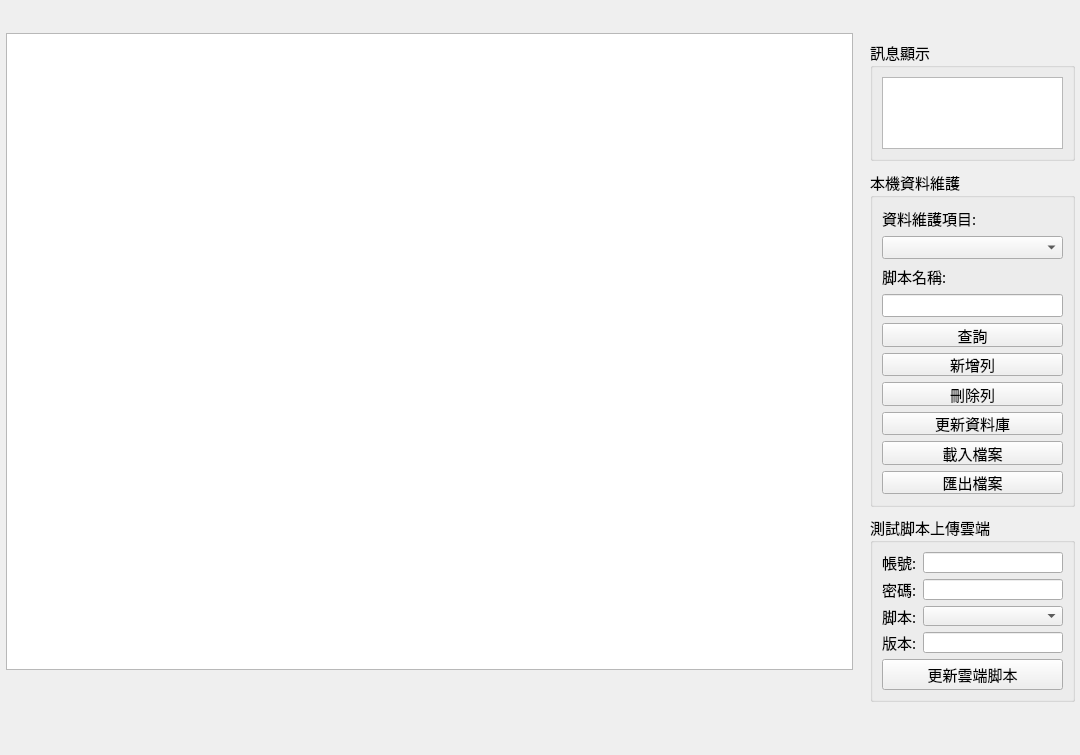
<?xml version="1.0" encoding="UTF-8"?>
<ui version="4.0">
 <class>frmMaintainDB</class>
 <widget class="QWidget" name="frmMaintainDB">
  <property name="geometry">
   <rect>
    <x>0</x>
    <y>0</y>
    <width>1080</width>
    <height>755</height>
   </rect>
  </property>
  <property name="windowTitle">
   <string>資料維護</string>
  </property>
  <widget class="QTableWidget" name="table1">
   <property name="geometry">
    <rect>
     <x>6</x>
     <y>33</y>
     <width>847</width>
     <height>637</height>
    </rect>
   </property>
   <property name="font">
    <font>
     <pointsize>10</pointsize>
    </font>
   </property>
  </widget>
  <widget class="QGroupBox" name="groupBox_2">
   <property name="geometry">
    <rect>
     <x>870</x>
     <y>170</y>
     <width>205</width>
     <height>337</height>
    </rect>
   </property>
   <property name="font">
    <font>
     <family>新細明體</family>
     <pointsize>11</pointsize>
    </font>
   </property>
   <property name="title">
    <string>本機資料維護</string>
   </property>
   <layout class="QHBoxLayout" name="horizontalLayout">
    <item>
     <layout class="QVBoxLayout" name="verticalLayout">
      <item>
       <widget class="QLabel" name="lblTableName">
        <property name="sizePolicy">
         <sizepolicy hsizetype="Minimum" vsizetype="Minimum">
          <horstretch>0</horstretch>
          <verstretch>0</verstretch>
         </sizepolicy>
        </property>
        <property name="font">
         <font>
          <family>新細明體</family>
          <pointsize>11</pointsize>
         </font>
        </property>
        <property name="text">
         <string>資料維護項目:</string>
        </property>
       </widget>
      </item>
      <item>
       <widget class="QComboBox" name="cboTable">
        <property name="sizePolicy">
         <sizepolicy hsizetype="Minimum" vsizetype="Minimum">
          <horstretch>0</horstretch>
          <verstretch>0</verstretch>
         </sizepolicy>
        </property>
        <property name="font">
         <font>
          <family>新細明體</family>
          <pointsize>11</pointsize>
         </font>
        </property>
       </widget>
      </item>
      <item>
       <widget class="QLabel" name="lblTableName_2">
        <property name="sizePolicy">
         <sizepolicy hsizetype="Minimum" vsizetype="Minimum">
          <horstretch>0</horstretch>
          <verstretch>0</verstretch>
         </sizepolicy>
        </property>
        <property name="font">
         <font>
          <family>新細明體</family>
          <pointsize>11</pointsize>
         </font>
        </property>
        <property name="text">
         <string>脚本名稱:</string>
        </property>
       </widget>
      </item>
      <item>
       <widget class="QLineEdit" name="ltxtkw_script">
        <property name="sizePolicy">
         <sizepolicy hsizetype="Minimum" vsizetype="Minimum">
          <horstretch>0</horstretch>
          <verstretch>0</verstretch>
         </sizepolicy>
        </property>
        <property name="font">
         <font>
          <family>新細明體</family>
          <pointsize>11</pointsize>
         </font>
        </property>
        <property name="toolTip">
         <string>查詢或更新資枓庫條件加入脚本名稱關鍵字</string>
        </property>
       </widget>
      </item>
      <item>
       <widget class="QPushButton" name="btnQuery">
        <property name="sizePolicy">
         <sizepolicy hsizetype="Minimum" vsizetype="Expanding">
          <horstretch>0</horstretch>
          <verstretch>0</verstretch>
         </sizepolicy>
        </property>
        <property name="font">
         <font>
          <family>新細明體</family>
          <pointsize>11</pointsize>
         </font>
        </property>
        <property name="text">
         <string>查詢</string>
        </property>
       </widget>
      </item>
      <item>
       <widget class="QPushButton" name="btnInsert">
        <property name="sizePolicy">
         <sizepolicy hsizetype="Expanding" vsizetype="Expanding">
          <horstretch>0</horstretch>
          <verstretch>0</verstretch>
         </sizepolicy>
        </property>
        <property name="font">
         <font>
          <family>新細明體</family>
          <pointsize>11</pointsize>
         </font>
        </property>
        <property name="text">
         <string>新增列</string>
        </property>
       </widget>
      </item>
      <item>
       <widget class="QPushButton" name="btnDelete">
        <property name="sizePolicy">
         <sizepolicy hsizetype="Minimum" vsizetype="Expanding">
          <horstretch>0</horstretch>
          <verstretch>0</verstretch>
         </sizepolicy>
        </property>
        <property name="font">
         <font>
          <family>新細明體</family>
          <pointsize>11</pointsize>
         </font>
        </property>
        <property name="text">
         <string>刪除列</string>
        </property>
       </widget>
      </item>
      <item>
       <widget class="QPushButton" name="btnUpdate">
        <property name="sizePolicy">
         <sizepolicy hsizetype="Minimum" vsizetype="Expanding">
          <horstretch>0</horstretch>
          <verstretch>0</verstretch>
         </sizepolicy>
        </property>
        <property name="font">
         <font>
          <family>新細明體</family>
          <pointsize>11</pointsize>
         </font>
        </property>
        <property name="text">
         <string>更新資料庫</string>
        </property>
       </widget>
      </item>
      <item>
       <widget class="QPushButton" name="btnImport">
        <property name="sizePolicy">
         <sizepolicy hsizetype="Minimum" vsizetype="Expanding">
          <horstretch>0</horstretch>
          <verstretch>0</verstretch>
         </sizepolicy>
        </property>
        <property name="font">
         <font>
          <family>新細明體</family>
          <pointsize>11</pointsize>
         </font>
        </property>
        <property name="text">
         <string>載入檔案</string>
        </property>
       </widget>
      </item>
      <item>
       <widget class="QPushButton" name="btnExport">
        <property name="sizePolicy">
         <sizepolicy hsizetype="Minimum" vsizetype="Expanding">
          <horstretch>0</horstretch>
          <verstretch>0</verstretch>
         </sizepolicy>
        </property>
        <property name="font">
         <font>
          <family>新細明體</family>
          <pointsize>11</pointsize>
         </font>
        </property>
        <property name="text">
         <string>匯出檔案</string>
        </property>
       </widget>
      </item>
     </layout>
    </item>
   </layout>
  </widget>
  <widget class="QGroupBox" name="groupBox_1">
   <property name="geometry">
    <rect>
     <x>870</x>
     <y>40</y>
     <width>205</width>
     <height>121</height>
    </rect>
   </property>
   <property name="font">
    <font>
     <family>新細明體</family>
     <pointsize>11</pointsize>
    </font>
   </property>
   <property name="title">
    <string>訊息顯示</string>
   </property>
   <layout class="QVBoxLayout" name="verticalLayout_4">
    <item>
     <widget class="QTextEdit" name="txtMsg">
      <property name="sizePolicy">
       <sizepolicy hsizetype="Expanding" vsizetype="Expanding">
        <horstretch>0</horstretch>
        <verstretch>0</verstretch>
       </sizepolicy>
      </property>
      <property name="minimumSize">
       <size>
        <width>0</width>
        <height>0</height>
       </size>
      </property>
      <property name="maximumSize">
       <size>
        <width>16777215</width>
        <height>16777215</height>
       </size>
      </property>
      <property name="font">
       <font>
        <family>新細明體</family>
        <pointsize>11</pointsize>
       </font>
      </property>
     </widget>
    </item>
   </layout>
  </widget>
  <widget class="QGroupBox" name="groupBox_3">
   <property name="geometry">
    <rect>
     <x>870</x>
     <y>515</y>
     <width>205</width>
     <height>187</height>
    </rect>
   </property>
   <property name="sizePolicy">
    <sizepolicy hsizetype="Minimum" vsizetype="Preferred">
     <horstretch>0</horstretch>
     <verstretch>0</verstretch>
    </sizepolicy>
   </property>
   <property name="font">
    <font>
     <family>新細明體</family>
     <pointsize>11</pointsize>
    </font>
   </property>
   <property name="title">
    <string>測試脚本上傳雲端</string>
   </property>
   <layout class="QVBoxLayout" name="verticalLayout_3">
    <item>
     <layout class="QVBoxLayout" name="verticalLayout_2">
      <item>
       <layout class="QFormLayout" name="formLayout">
        <item row="0" column="0">
         <widget class="QLabel" name="lblUserName">
          <property name="sizePolicy">
           <sizepolicy hsizetype="Minimum" vsizetype="Preferred">
            <horstretch>0</horstretch>
            <verstretch>0</verstretch>
           </sizepolicy>
          </property>
          <property name="font">
           <font>
            <family>新細明體</family>
            <pointsize>11</pointsize>
           </font>
          </property>
          <property name="text">
           <string>帳號:</string>
          </property>
         </widget>
        </item>
        <item row="0" column="1">
         <widget class="QLineEdit" name="ltxtUserName">
          <property name="sizePolicy">
           <sizepolicy hsizetype="Minimum" vsizetype="Fixed">
            <horstretch>0</horstretch>
            <verstretch>0</verstretch>
           </sizepolicy>
          </property>
          <property name="font">
           <font>
            <family>新細明體</family>
            <pointsize>11</pointsize>
           </font>
          </property>
          <property name="toolTip">
           <string>查詢或更新資枓庫條件加入脚本名稱關鍵字</string>
          </property>
         </widget>
        </item>
        <item row="1" column="0">
         <widget class="QLabel" name="lblPassword">
          <property name="sizePolicy">
           <sizepolicy hsizetype="Minimum" vsizetype="Preferred">
            <horstretch>0</horstretch>
            <verstretch>0</verstretch>
           </sizepolicy>
          </property>
          <property name="font">
           <font>
            <family>新細明體</family>
            <pointsize>11</pointsize>
           </font>
          </property>
          <property name="text">
           <string>密碼:</string>
          </property>
         </widget>
        </item>
        <item row="1" column="1">
         <widget class="QLineEdit" name="ltxtPassword">
          <property name="sizePolicy">
           <sizepolicy hsizetype="Minimum" vsizetype="Fixed">
            <horstretch>0</horstretch>
            <verstretch>0</verstretch>
           </sizepolicy>
          </property>
          <property name="font">
           <font>
            <family>新細明體</family>
            <pointsize>11</pointsize>
           </font>
          </property>
          <property name="toolTip">
           <string>查詢或更新資枓庫條件加入脚本名稱關鍵字</string>
          </property>
         </widget>
        </item>
        <item row="2" column="0">
         <widget class="QLabel" name="lblUpScriptName">
          <property name="sizePolicy">
           <sizepolicy hsizetype="Minimum" vsizetype="Preferred">
            <horstretch>0</horstretch>
            <verstretch>0</verstretch>
           </sizepolicy>
          </property>
          <property name="font">
           <font>
            <family>新細明體</family>
            <pointsize>11</pointsize>
           </font>
          </property>
          <property name="text">
           <string>脚本:</string>
          </property>
         </widget>
        </item>
        <item row="2" column="1">
         <widget class="QComboBox" name="cboUpScript">
          <property name="sizePolicy">
           <sizepolicy hsizetype="Minimum" vsizetype="Fixed">
            <horstretch>0</horstretch>
            <verstretch>0</verstretch>
           </sizepolicy>
          </property>
         </widget>
        </item>
        <item row="3" column="0">
         <widget class="QLabel" name="lblUpVersion">
          <property name="sizePolicy">
           <sizepolicy hsizetype="Minimum" vsizetype="Minimum">
            <horstretch>0</horstretch>
            <verstretch>0</verstretch>
           </sizepolicy>
          </property>
          <property name="text">
           <string>版本:</string>
          </property>
         </widget>
        </item>
        <item row="3" column="1">
         <widget class="QLineEdit" name="ltxtUpVersion">
          <property name="sizePolicy">
           <sizepolicy hsizetype="Minimum" vsizetype="Fixed">
            <horstretch>0</horstretch>
            <verstretch>0</verstretch>
           </sizepolicy>
          </property>
         </widget>
        </item>
       </layout>
      </item>
      <item>
       <widget class="QPushButton" name="btnUploadToDB">
        <property name="sizePolicy">
         <sizepolicy hsizetype="Minimum" vsizetype="Fixed">
          <horstretch>0</horstretch>
          <verstretch>0</verstretch>
         </sizepolicy>
        </property>
        <property name="font">
         <font>
          <family>新細明體</family>
          <pointsize>11</pointsize>
         </font>
        </property>
        <property name="text">
         <string>更新雲端脚本</string>
        </property>
       </widget>
      </item>
     </layout>
    </item>
   </layout>
  </widget>
 </widget>
 <resources/>
 <connections/>
</ui>
